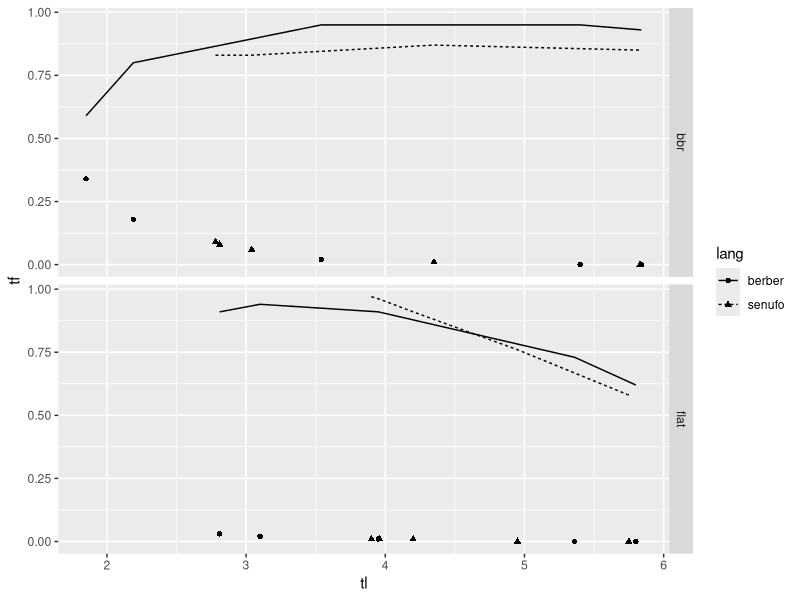

Source code (R):
library(ggplot2)

# setwd("~/Desktop/artlangseg/writeup/plots/")
dat <- read.csv("scores.csv",sep="\t",header=T)

# ggplot(data=data,aes(x=struct,y=tf,colour=lang))+geom_line()+facet_grid(facets=dist~.)
# simple = lm(tf~nse,data=data)
# cor.test(data$tf,data$nse)

dat = dat[dat$dist != "zipf",]
dat$dist = factor(dat$dist)

pdf("roberts_second_try.pdf")
ggplot(dat) +
  geom_line(aes(x=tl, y=tf, linetype=lang)) +
  geom_point(aes(x=tl, y=nse, shape=lang)) +
  facet_grid(dist ~ .)
dev.off()

